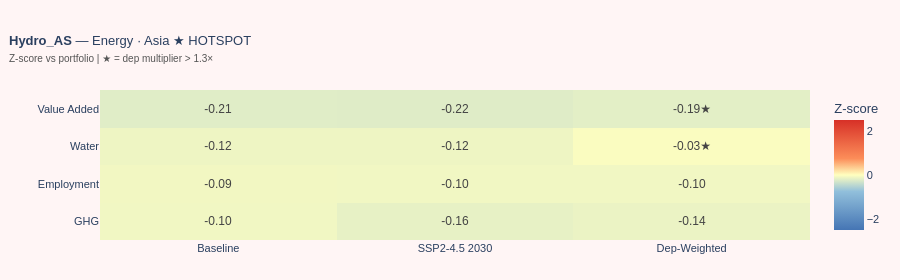
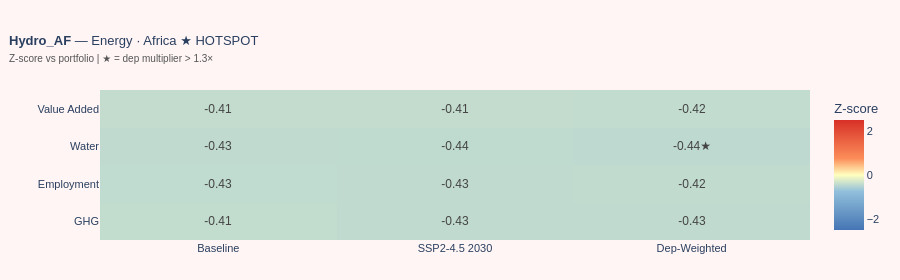

Notebook code cell kept with these figures, in order:
### Code cell
# ══════════════════════════════════════════════════════════════════
# SECTION 5 — PROJECT-SPECIFIC Z-SCORE HEATMAP (per-project)
# For each project: how does it deviate from portfolio on each
# stressor × layer?  Red = above portfolio average, blue = below.
# ══════════════════════════════════════════════════════════════════
layer_labels = ["Baseline", f"{SCENARIO} {FOCUS_YEAR}", "Dep-Weighted"]

for pid in proj_sorted:
    rows_z, rows_ann = [], []
    is_hot = bool(master.loc[pid, "is_hotspot"])

    for s, sname, sunit, polarity, _ in STRESSORS:
        row_vals, row_ann = [], []
        for suffix, lname in layers:
            zv  = float(z.loc[pid, f"{s}_{suffix}_z"])
            eff = float(master.loc[pid, f"dep_eff_{s}"])
            flag = "★" if (suffix == "dep" and eff > DEP_THRESHOLD) else ""
            row_vals.append(zv)
            row_ann.append(f"{zv:+.2f}{flag}")
        rows_z.append(row_vals)
        rows_ann.append(row_ann)

    stressor_labels_disp = [f"{sname}" for _, sname, *_ in STRESSORS]

    fig_ph = go.Figure(go.Heatmap(
        z=rows_z,
        x=layer_labels,
        y=stressor_labels_disp,
        colorscale=[
            [0.0, "#4575b4"], [0.35, "#91bfdb"],
            [0.5, "#ffffbf"],
            [0.65, "#fc8d59"], [1.0, "#d73027"],
        ],
        zmin=-ZSCORE_CLIP, zmax=ZSCORE_CLIP,
        text=rows_ann,
        texttemplate="%{text}",
        textfont=dict(size=12),
        colorbar=dict(title="Z-score"),
        showscale=True,
    ))

    asset  = master.loc[pid, "asset_class"]
    region = master.loc[pid, "region"]
    hotspot_tag = " ★ HOTSPOT" if is_hot else ""

    fig_ph.update_layout(
        title=dict(
            text=(
                f"<b>{pid}</b> — {asset} · {region}{hotspot_tag}"
                f"<br><span style='font-size:10px;color:#555'>"
                f"Z-score vs portfolio | ★ = dep multiplier &gt; {DEP_THRESHOLD}×"
                f"</span>"
            ),
            font=dict(size=13),
            x=0.01, xanchor="left",
        ),
        height=280,
        margin=dict(l=100, r=60, t=90, b=40),
        paper_bgcolor="#fff5f5" if is_hot else "#fafafa",
        font=dict(family="Arial", size=11),
    )
    fig_ph.show()

### Figure 1 — Plotly figure (JSON) as saved in the notebook; plotly's stock layout.template omitted (floating-point values rounded to 4 significant figures)
{"data": [{"colorbar": {"title": {"text": "Z-score"}}, "colorscale": [[0.0, "#4575b4"], [0.35, "#91bfdb"], [0.5, "#ffffbf"], [0.65, "#fc8d59"], [1.0, "#d73027"]], "showscale": true, "text": [["-0.10", "-0.16", "-0.14"], ["-0.09", "-0.10", "-0.10"], ["-0.12", "-0.12", "-0.03★"], ["-0.21", "-0.22", "-0.19★"]], "textfont": {"size": 12}, "texttemplate": "%{text}", "type": "heatmap", "x": ["Baseline", "SSP2-4.5 2030", "Dep-Weighted"], "y": ["GHG", "Employment", "Water", "Value Added"], "z": [[-0.0975, -0.1639, -0.1356], [-0.08934, -0.09725, -0.09654], [-0.1192, -0.1166, -0.03136], [-0.2136, -0.2204, -0.1884]], "zmax": 2.5, "zmin": -2.5}], "layout": {"font": {"family": "Arial", "size": 11}, "height": 280, "margin": {"b": 40, "l": 100, "r": 60, "t": 90}, "paper_bgcolor": "#fff5f5", "title": {"font": {"size": 13}, "text": "<b>Hydro_AS</b> — Energy · Asia ★ HOTSPOT<br><span style='font-size:10px;color:#555'>Z-score vs portfolio | ★ = dep multiplier &gt; 1.3×</span>", "x": 0.01, "xanchor": "left"}}}

### Figure 2 — Plotly figure (JSON) as saved in the notebook; plotly's stock layout.template omitted (floating-point values rounded to 4 significant figures)
{"data": [{"colorbar": {"title": {"text": "Z-score"}}, "colorscale": [[0.0, "#4575b4"], [0.35, "#91bfdb"], [0.5, "#ffffbf"], [0.65, "#fc8d59"], [1.0, "#d73027"]], "showscale": true, "text": [["-0.41", "-0.43", "-0.43"], ["-0.43", "-0.43", "-0.42"], ["-0.43", "-0.44", "-0.44★"], ["-0.41", "-0.41", "-0.42"]], "textfont": {"size": 12}, "texttemplate": "%{text}", "type": "heatmap", "x": ["Baseline", "SSP2-4.5 2030", "Dep-Weighted"], "y": ["GHG", "Employment", "Water", "Value Added"], "z": [[-0.4143, -0.4281, -0.4328], [-0.4265, -0.4281, -0.4184], [-0.4287, -0.4377, -0.4449], [-0.4101, -0.411, -0.4159]], "zmax": 2.5, "zmin": -2.5}], "layout": {"font": {"family": "Arial", "size": 11}, "height": 280, "margin": {"b": 40, "l": 100, "r": 60, "t": 90}, "paper_bgcolor": "#fff5f5", "title": {"font": {"size": 13}, "text": "<b>Hydro_AF</b> — Energy · Africa ★ HOTSPOT<br><span style='font-size:10px;color:#555'>Z-score vs portfolio | ★ = dep multiplier &gt; 1.3×</span>", "x": 0.01, "xanchor": "left"}}}
